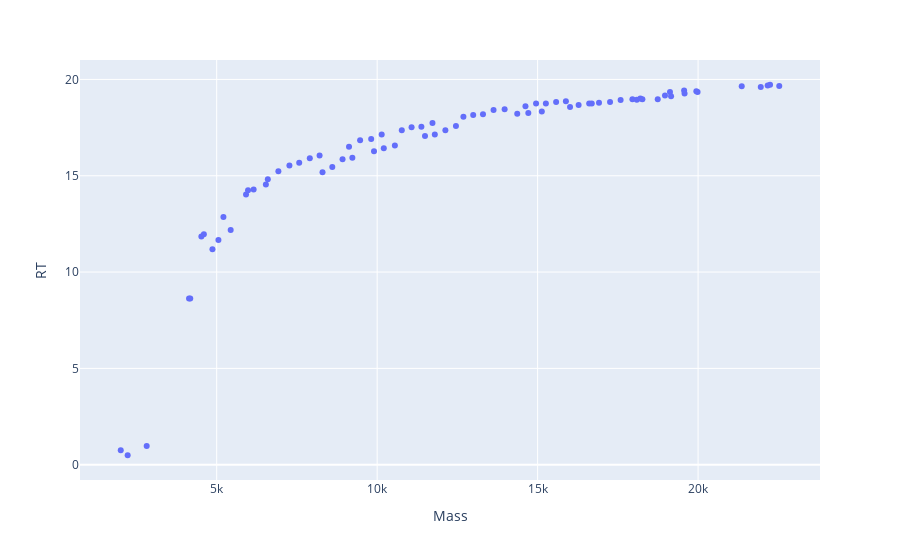

Notebook code for this chart:
### Code cell
df_local_top = local_top(df_5p3p, top=1)
plotly_zone(df_local_top, y='RT')
